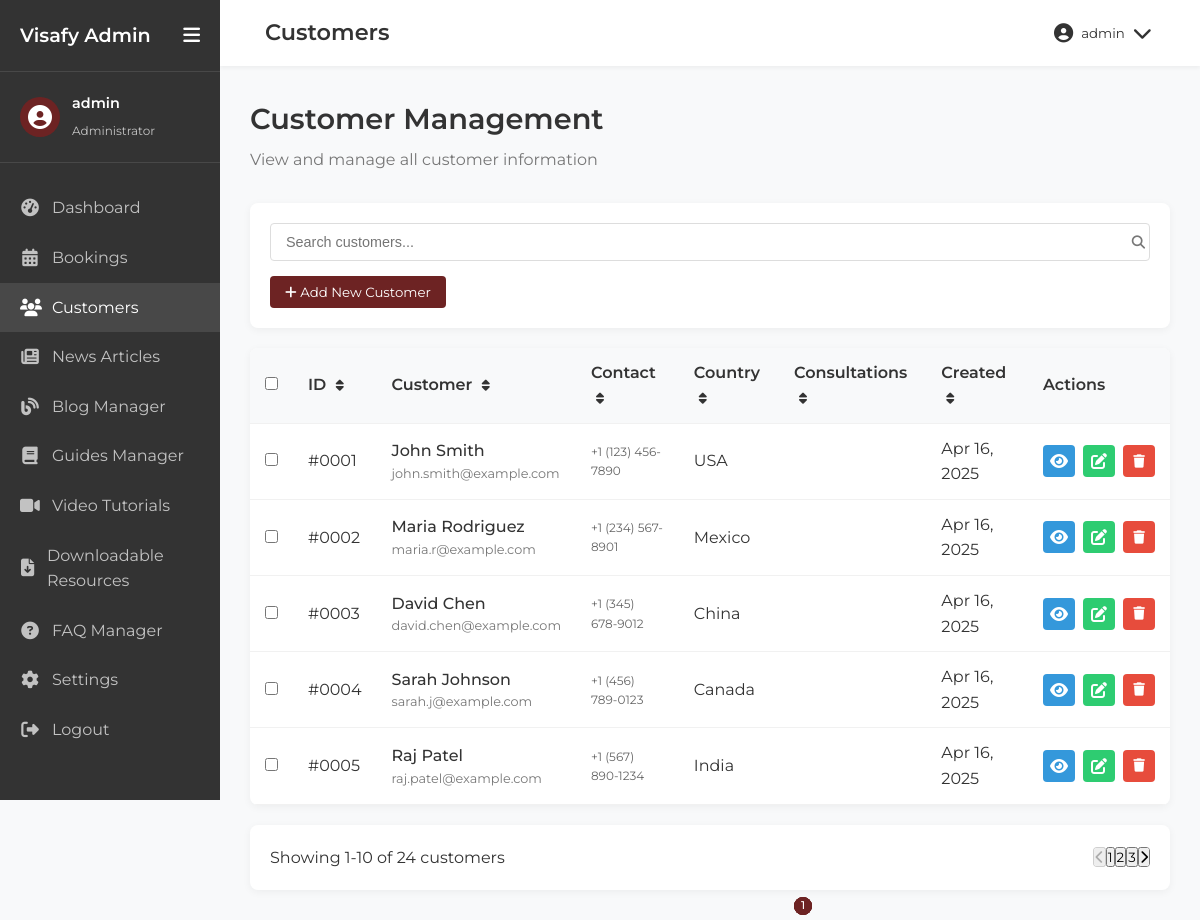
Screenshot of /admin/customers.php (signed in) with the database file from the repository.
### tables this page shows
CREATE TABLE customers (
    id INT AUTO_INCREMENT PRIMARY KEY,
    first_name VARCHAR(50) NOT NULL,
    last_name VARCHAR(50) NOT NULL,
    email VARCHAR(100) NOT NULL UNIQUE,
    phone VARCHAR(20),
    address TEXT,
    city VARCHAR(50),
    postal_code VARCHAR(20),
    country VARCHAR(50),
    date_of_birth DATE,
    citizenship VARCHAR(50),
    passport_number VARCHAR(50),
    immigration_status VARCHAR(50),
    notes TEXT,
    created_at TIMESTAMP DEFAULT CURRENT_TIMESTAMP,
    updated_at TIMESTAMP DEFAULT CURRENT_TIMESTAMP ON UPDATE CURRENT_TIMESTAMP
);

### admin/includes/db_connection.php (called while the page is built, shortened)
<?php
$db_host = '193.203.184.121';
$db_user = 'u911550082_canext';
$db_pass = 'Milk@sdk14';
$db_name = 'u911550082_canext';
$conn = new mysqli($db_host, $db_user, $db_pass, $db_name);
function executeQuery($sql) {
    global $conn;
    return $conn->query($sql);
}
?>

### admin/customers.php (the view, shortened to what this page needs)
<?php include('includes/header.php');
include('includes/db_connection.php');
$sql = "SELECT * FROM customers ORDER BY created_at DESC";
$result = executeQuery($sql);
?>
<div class="admin-content-header">
    <h1>Customer Management</h1>
    <p>View and manage all customer information</p>
</div>
<div class="admin-controls">
    <div class="admin-search">
        <input type="text" placeholder="Search customers..." id="customer-search">
        <button><i class="fas fa-search"></i></button>
    </div>
    <div class="admin-actions">
        <button class="btn-primary" id="add-customer-btn">
            <i class="fas fa-plus"></i> Add New Customer
        </button>
    </div>
</div>
<div class="admin-table-container">
    <table class="admin-table customer-table">
        <thead>
            <tr>
                <th>
                    <input type="checkbox" id="select-all-customers">
                </th>
                <th>ID <i class="fas fa-sort"></i></th>
                <th>Customer <i class="fas fa-sort"></i></th>
                <th>Contact <i class="fas fa-sort"></i></th>
                <th>Country <i class="fas fa-sort"></i></th>
                <th>Consultations <i class="fas fa-sort"></i></th>
                <th>Created <i class="fas fa-sort"></i></th>
                <th>Actions</th>
            </tr>
        </thead>
        <tbody>
            <?php if ($result && $result->num_rows > 0): ?>
                <?php while($customer = $result->fetch_assoc()):
                    $customer_email = $customer['email'];
                    $consult_sql = "SELECT COUNT(*) as count FROM appointments WHERE email = '$customer_email'";
                    $consult_result = executeQuery($consult_sql);
                    $consult_count = 0;
                    if ($consult_result && $consult_result->num_rows > 0) {
                        $consult_data = $consult_result->fetch_assoc();
                        $consult_count = $consult_data['count'];
                    }
                ?>
                    <tr>
                        <td><input type="checkbox" class="customer-select"></td>
                        <td>#<?php echo str_pad($customer['id'], 4, '0', STR_PAD_LEFT); ?></td>
                        <td>
                            <div class="customer-info">
                                <span class="customer-name"><?php echo $customer['first_name'] . ' ' . $customer['last_name']; ?></span>
                                <span class="customer-email"><?php echo $customer['email']; ?></span>
                            </div>
                        </td>
                        <td>
                            <div class="customer-contact">
                                <span class="customer-phone"><?php echo $customer['phone']; ?></span>
                            </div>
                        </td>
                        <td><?php echo $customer['country'] ?? 'N/A'; ?></td>
                        <td>
                            <span class="consultation-count"><?php echo $consult_count; ?></span>
                        </td>
                        <td>
                            <div class="created-date">
                                <span><?php echo date('M j, Y', strtotime($customer['created_at'])); ?></span>
                            </div>
                        </td>
                        <td>
                            <div class="action-buttons">
                                <a href="view_customer.php?id=<?php echo $customer['id']; ?>" class="action-btn view-btn" title="View">
                                    <i class="fas fa-eye"></i>
                                </a>
                                <a href="edit_customer.php?id=<?php echo $customer['id']; ?>" class="action-btn edit-btn" title="Edit">
                                    <i class="fas fa-edit"></i>
                                </a>
                                <button type="button" class="action-btn delete-btn" title="Delete"
                                        onclick="confirmDelete(<?php echo $customer['id']; ?>, '<?php echo htmlspecialchars($customer['first_name'] . ' ' . $customer['last_name']); ?>')">
                                    <i class="fas fa-trash"></i>
                                </button>
                            </div>
                        </td>
                    </tr>
                <?php endwhile; ?>
            <?php else: ?>
                <tr>
                    <td colspan="8" style="text-align: center;">No customers found</td>
                </tr>
            <?php endif; ?>
        </tbody>
    </table>
</div>
<div class="admin-table-footer">
    <div class="table-info">
        Showing <span>1-10</span> of <span>24</span> customers
    </div>
    <div class="pagination">
        <button class="page-btn" disabled><i class="fas fa-chevron-left"></i></button>
        <button class="page-btn active">1</button>
        <button class="page-btn">2</button>
        <button class="page-btn">3</button>
        <button class="page-btn"><i class="fas fa-chevron-right"></i></button>
    </div>
</div>
<?php include('includes/footer.php'); ?>

### admin/css/admin-styles.css (style rules this page uses)
:root { --color-cream: #FEF9E1; --color-gold: #E5D0AC; --color-red: #e51f13; --color-burgundy: #6D2323; --color-dark: #333333; --color-light: #FFFFFF; --color-gray: #f5f5f5; --color-gray-dark: #777777; --font-primary: 'Montserrat', sans-serif; --font-secondary: 'Lora', serif; --transition: all 0.3s ease; --sidebar-width: 250px; --sidebar-collapsed-width: 70px; }
*, *::before, *::after { margin: 0; padding: 0; box-sizing: border-box; }
body { font-family: var(--font-primary); background-color: #f8f9fa; color: var(--color-dark); line-height: 1.6; }
a { text-decoration: none; color: inherit; }
button { cursor: pointer; font-family: var(--font-primary); }
.admin-content-header { margin-bottom: 30px; }
.admin-content-header h1 { font-size: 1.8rem; font-weight: 600; color: var(--color-dark); margin-bottom: 5px; }
.admin-content-header p { color: var(--color-gray-dark); }
.booking-datetime, .customer-info, .customer-contact, .created-date { display: flex; flex-direction: column; }
.booking-date, .customer-name, .consultation-count { font-weight: 500; color: var(--color-dark); }
.booking-time, .customer-email, .customer-phone { font-size: 12px; color: #666; }
.admin-table { width: 100%; border-collapse: collapse; }
.admin-table th, .admin-table td { padding: 12px 15px; text-align: left; }
.admin-table th { background-color: #f8f9fa; font-weight: 600; color: var(--color-dark); border-bottom: 1px solid #f1f1f1; }
.admin-table th i { margin-left: 5px; font-size: 0.8rem; cursor: pointer; }
.admin-table tbody tr { border-bottom: 1px solid #f1f1f1; }
.consultation-count { position: absolute; bottom: 5px; font-size: 0.7rem; background-color: var(--color-burgundy); color: white; width: 18px; height: 18px; border-radius: 50%; display: flex; justify-content: center; align-items: center; }
.admin-controls { margin-bottom: 20px; background-color: white; border-radius: 8px; padding: 20px; box-shadow: 0 2px 8px rgba(0,0,0,0.05); }
.admin-search { position: relative; margin-bottom: 15px; }
.admin-search input { width: 100%; padding: 10px 40px 10px 15px; border: 1px solid #ddd; border-radius: 4px; font-size: 0.9rem; }
.admin-search button { position: absolute; right: 5px; top: 50%; transform: translateY(-50%); background: none; border: none; color: var(--color-gray-dark); }
.admin-table-container { background-color: white; border-radius: 8px; overflow: hidden; box-shadow: 0 2px 8px rgba(0,0,0,0.05); margin-bottom: 20px; }
.customer-info { display: flex; flex-direction: column; }
.customer-name { font-weight: 500; }
.customer-email { font-size: 0.8rem; color: var(--color-gray-dark); }
.action-buttons { display: flex; justify-content: center; gap: 8px; }
.action-btn { width: 32px; height: 32px; border-radius: 4px; display: flex; align-items: center; justify-content: center; color: white; transition: all 0.2s ease; border: none; cursor: pointer; }
.view-btn { background-color: #3498db; }
.edit-btn { background-color: #2ecc71; }
.delete-btn { background-color: #e74c3c; }
.admin-table-footer { display: flex; justify-content: space-between; align-items: center; padding: 20px; background-color: white; border-radius: 8px; box-shadow: 0 2px 8px rgba(0,0,0,0.05); }
.pagination { display: flex; list-style: none; padding: 0; margin: 0; border-radius: 4px; overflow: hidden; }
table th:last-child, table td:last-child { min-width: 120px; }
.btn-primary { background-color: var(--color-burgundy); color: white; border: none; padding: 8px 15px; border-radius: 4px; cursor: pointer; }

### rows the page displays
customers: id "0001", first_name "John", last_name "Smith", email "john.smith@example.com", phone "+1 (123) 456-7890", country "USA", created_at "Apr 16, 2025"
customers: id "0002", first_name "Maria", last_name "Rodriguez", email "maria.r@example.com", phone "+1 (234) 567-8901", country "Mexico", created_at "Apr 16, 2025"
customers: id "0003", first_name "David", last_name "Chen", email "david.chen@example.com", phone "+1 (345) 678-9012", country "China", created_at "Apr 16, 2025"
customers: id "0004", first_name "Sarah", last_name "Johnson", email "sarah.j@example.com", phone "+1 (456) 789-0123", country "Canada", created_at "Apr 16, 2025"
customers: id "0005", first_name "Raj", last_name "Patel", email "raj.patel@example.com", phone "+1 (567) 890-1234", country "India", consult_count "1", created_at "Apr 16, 2025"

### other values shown
$_SESSION['admin_username'] "admin"
str_replace(array('.php', '_'), array('', ' '), $current_page) "Customers"
